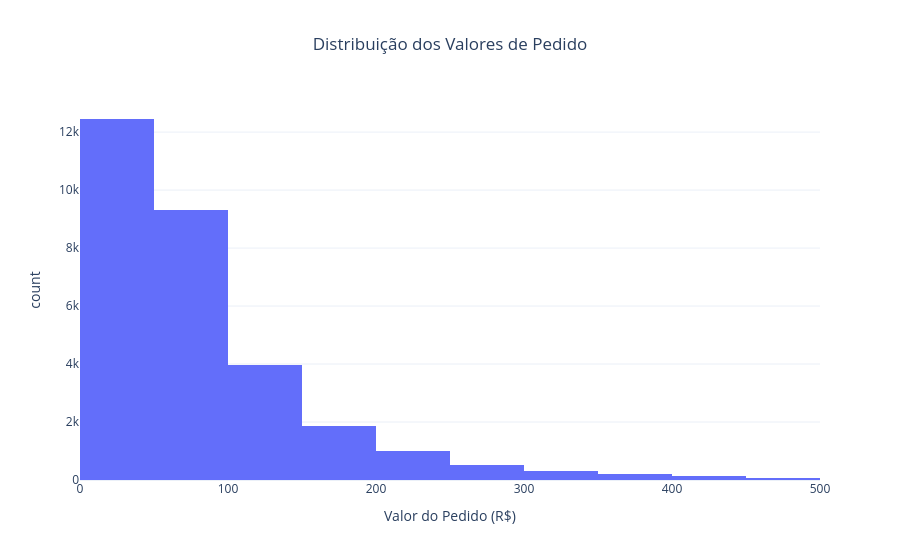

The code cell stored with this chart in its notebook:
### Markdown cell above
#### 1.3.2 Distribuição de Valores de Pedido

### Code cell
fig = px.histogram(
    df,
    x="valor_pedido_brl",
    nbins=50,
    title="Distribuição dos Valores de Pedido",
    labels={
        "valor_pedido_brl": "Valor do Pedido (R$)",
        "count": "Quantidade de Pedidos"
    },
    template="plotly_white"
)

fig.update_xaxes(range=[0, 500])
fig.update_layout(title_x=0.5)

fig.show()

### Figure 1 — Plotly figure (JSON) as saved in the notebook; plotly's stock layout.template omitted (floating-point values rounded to 4 significant figures; data arrays with more than 128 entries replaced by an {"elided": "..."} marker saying what was removed)
{"data": [{"bingroup": "x", "hovertemplate": "Valor do Pedido (R$)=%{x}<br>count=%{y}<extra></extra>", "legendgroup": "", "marker": {"color": "#636efa", "pattern": {"shape": ""}}, "name": "", "nbinsx": 50, "orientation": "v", "showlegend": false, "type": "histogram", "x": {"elided": "30000 float values"}, "xaxis": "x", "yaxis": "y"}], "layout": {"barmode": "relative", "legend": {"tracegroupgap": 0}, "title": {"text": "Distribuição dos Valores de Pedido", "x": 0.5}, "xaxis": {"anchor": "y", "domain": [0, 1], "range": [0, 500], "title": {"text": "Valor do Pedido (R$)"}}, "yaxis": {"anchor": "x", "domain": [0, 1], "title": {"text": "count"}}}}
